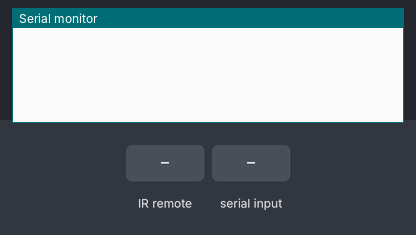
Simulated run of this sketch. Board: Arduino Uno, built with avr-gcc and run on an emulated ATmega328P. On the bench: the last lines printed to the serial monitor. The test bench sets the inputs (shaded band).

Above: at 1.2 s.
1.3 s: infrared code 0xFFA25D received
At 3.2 s:
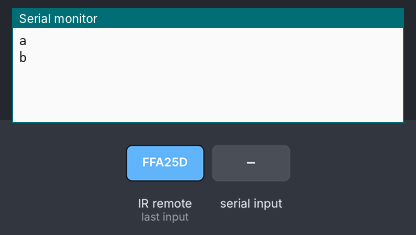
3.7 s: "c" received over Serial
At 5.3 s:
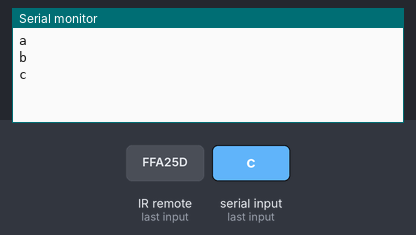
5.6 s: infrared code 0xFF22DD received
At 7.4 s:
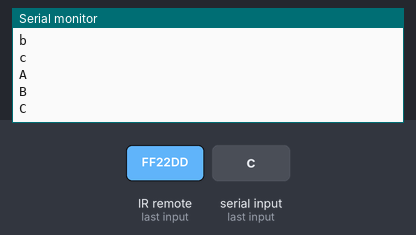

The sketch:

IR_control_RCSwitch_serial.ino
```cpp
/* YourDuino.com Example Software Sketch
 IR Remote Kit Test
 Uses YourDuino.com IR Infrared Remote Control Kit 2
 http://arduino-direct.com/sunshop/index.php?l=product_detail&p=153
 based on code by Ken Shirriff - http://arcfn.com
 Get Library at: https://github.com/shirriff/Arduino-IRremote
 Unzip folder into Libraries. RENAME folder IRremote
 terry@yourduino.com
 Editted 5/2/14 by Shane Lester for Sainsmart remote

 Receiver pin 11
 RCSwitch included with transmitter pin 10
 */

/*-----( Import needed libraries )-----*/

#include "IRremote.h"
#include <RCSwitch.h>

RCSwitch mySwitch = RCSwitch();

/*-----( Declare Constants )-----*/
int receiver = 11; // pin 1 of IR receiver to Arduino digital pin 11

/*-----( Declare objects )-----*/
IRrecv irrecv(receiver);           // create instance of 'irrecv'
decode_results results;            // create instance of 'decode_results'
/*-----( Declare Variables )-----*/


void setup()   /*----( SETUP: RUNS ONCE )----*/
{
  Serial.begin(9600);
  //Serial.println("IR Receiver Raw Data + Button Decode Test");
  irrecv.enableIRIn(); // Start the receiver
  mySwitch.enableTransmit(10);//RC switch setup

}/*--(end setup )---*/


void loop()   /*----( LOOP: RUNS CONSTANTLY )----*/
         {

  int which=0;// nothing to do
  if (irrecv.decode(&results)) // have we received an IR signal?
       {
    //Serial.println(results.value, HEX);  //UN Comment to see raw values
    which=translateIR();
    irrecv.resume(); // receive the next value
  }

  if (Serial.available()){
     char c=Serial.read();
     //Serial.println(c);
     if (islower(c)){
      which=0;
      switch (c){
        case'a':
         which=1;
         break;

        case'b':
         which=2;
         break;

        case'c':
         which=4;
         break;

        case'o':
         which=7;
         break;


      }

     }
     else if (isupper(c)){
      which=8;
        switch (c){
        case'A':
         which=9;
         break;

        case'B':
         which=10;
         break;

        case'C':
         which=12;
         break;

        case'O':
         which=15;
         break;

     }
     }


  }

  if (which){// if which isn't zero then there's something to do
      act(which);//call the action loop
      delay(100);
      which=0;
  }

}/* --(end main loop )-- */

/*-----( Declare User-written Functions )-----*/

void act(int which){
  //Serial.print(which);
  //Serial.println(" is incoming value");
  if (which >>3){//if bit 4 is set
    // Serial.println("Switching on");
     for (int f=0;f<3;f++){
       if (which & (1<<f)){
           //Serial.print("Switching on ");
           //Serial.println(f+1);
           mySwitch.switchOn(1,f+1);
           Serial.println(char('A'+f));
         }
     }
     which=0;
     return;
  }
  else{
    //Serial.println("switching off");
    for (int f=0;f<3;f++){
         if (which & (1<<f)){
           //Serial.print("Switching off ");
           //Serial.println(f+1);
           mySwitch.switchOff(1,f+1);
           Serial.println(char('a'+f));

         }
    }
    which=0;
    return;

  }
 which=0;
}


int translateIR() // takes action based on IR code received

// describing Car MP3 IR codes

    {

  switch(results.value)

       {

  case 0xFFA25D:
    //Serial.println(" POWER            ");
    return 3;//2 bits for which lights, fourth bit off

  case 0xFF629D:
    //Serial.println(" MODE             ");
    break;

  case 0xFFE21D:
    //Serial.println(" MUTE            ");
    break;

  case 0xFF22DD:
    //Serial.println(" PLAY/PAUSE        ");
    return 15;// fourth bit for on, 3 bits for which lights

  case 0xFF02FD:
    //Serial.println(" REWIND           ");
    break;

  case 0xFFC23D:
    //Serial.println(" FORWIND     ");
    break;

  case 0xFFE01F:
    //Serial.println(" EQ           ");
    break;

  case 0xFFA857:
    //Serial.println(" -           ");
    break;

  case 0xFF906F:
    //Serial.println(" +             ");
    break;

  case 0xFF6897:
    //Serial.println(" 0              ");
    break;


  case 0xFF30CF:
    //Serial.print(" 1            ");
    break;

  case 0xFF18E7:
    //Serial.println(" 2              ");
    break;

  case 0xFF7A85:
    //Serial.println(" 3              ");
    return 4; //third bit for light 3, fourth bit 0 for off

  case 0xFF10EF:
    //Serial.println(" 4              ");
    break;

  case 0xFF38C7:
    //Serial.println(" 5              ");
    break;

  case 0xFF5AA5:
    //Serial.println(" 6              ");
    break;

  case 0xFF42BD:
    //Serial.println(" 7              ");
    break;

  case 0xFF4AB5:
    //Serial.println(" 8              ");
    break;

  case 0xFF52AD:
    //Serial.println(" 9              ");
    break;

  case 0xFF9867:
    //Serial.println(" Switch        ");
    break;

  case 0xFFB04F:
    //Serial.println(" U/SD         ");
    break;

  default:
    //Serial.println(" other button   ");
    return 0;
    break;

  }

  delay(500);


} //END translateIR


/* ( THE END ) */
```

Measured:
- after the input at 1.3 s, the serial monitor: prints a new line after 0.45 s (image 1)
- after the input at 3.7 s, the serial monitor: prints a new line after 0.45 s (image 2)
- after the input at 5.6 s, the serial monitor: prints a new line after 0.45 s (image 3)
